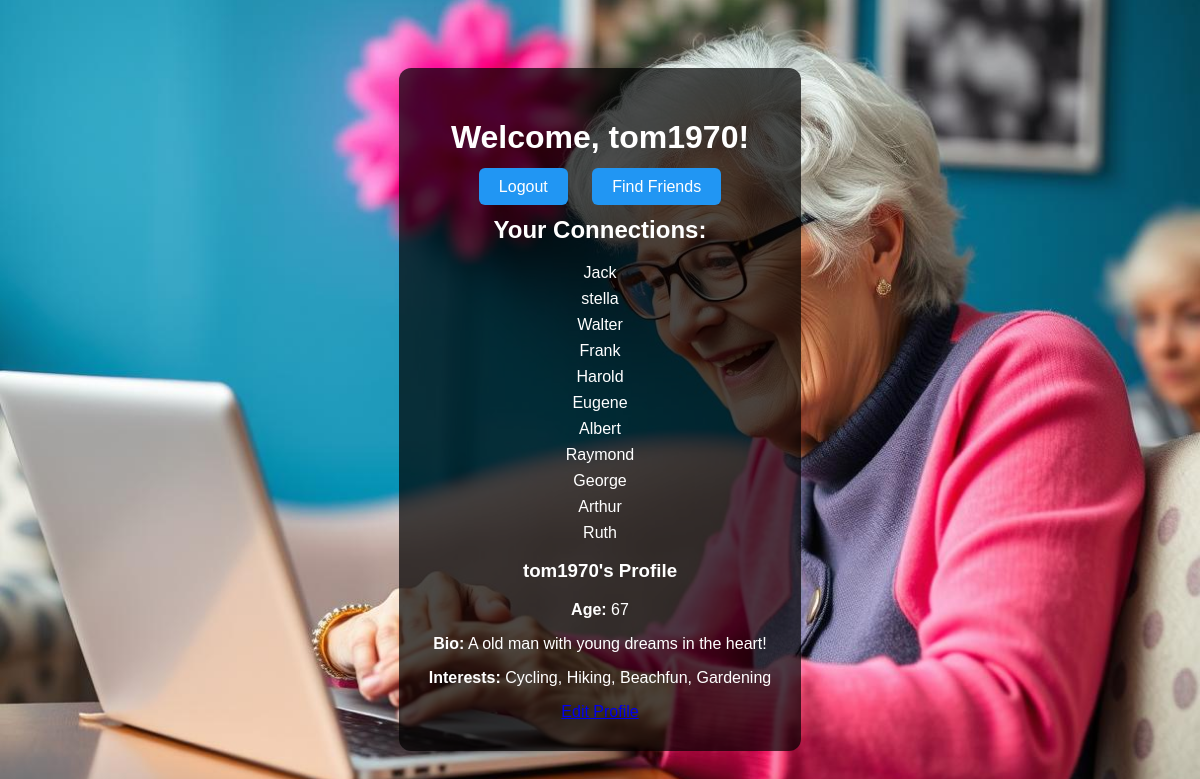
Screenshot of /profile (signed in) with the database file from the repository.
### tables this page shows
CREATE TABLE users (
                id INTEGER PRIMARY KEY AUTOINCREMENT,
                username TEXT UNIQUE NOT NULL,
                password TEXT NOT NULL
            , age INTEGER, bio TEXT, interests TEXT);

### app.py (the view)
@app.route('/profile')
@login_required
def profile():
    friends = User.get_connections(current_user.id)
    return render_template('profile.html', name=current_user.username, friends=friends)

### app.py (called while the page is built)
@login_manager.user_loader
def load_user(user_id):
    return User.get_by_id(user_id)

### models.py (called while the page is built)
    @staticmethod
    def get_by_id(user_id):
        with sqlite3.connect(DB_NAME) as conn:
            c = conn.cursor()
            c.execute("SELECT id, username, password, age, bio, interests FROM users WHERE id = ?", (user_id,))
            row = c.fetchone()
            if row:
                return User(*row)
        return None

    @staticmethod
    def get_connections(user_id):
        with sqlite3.connect(DB_NAME) as conn:
            c = conn.cursor()
            c.execute('''
                SELECT u.id, u.username, u.password
                FROM users u
                JOIN connections c ON c.friend_id = u.id
                WHERE c.user_id = ?
            ''', (user_id,))
            rows = c.fetchall()
            return [User(*row) for row in rows]

### templates/profile.html (shortened to what this page needs)
<!DOCTYPE html>
<html>
<head>
</head>
<body>
    <div class="container">
        <h1>Welcome, {{ name }}!</h1>
        <a class="button" href="{{ url_for('logout') }}">Logout</a>
        <a class="button" href="{{ url_for('users') }}">Find Friends</a>
        <h2>Your Connections:</h2>
        {% if friends %}
            <ul>
                {% for friend in friends %}
                    <li>{{ friend.username }}</li>
                {% endfor %}
            </ul>
        {% else %}
            <p>You haven't connected with anyone yet.</p>
        {% endif %}
        <h3>{{ current_user.username }}'s Profile</h3>
        <p><strong>Age:</strong> {{ current_user.age or 'Not set' }}</p>
        <p><strong>Bio:</strong> {{ current_user.bio or 'No bio provided.' }}</p>
        <p><strong>Interests:</strong> {{ current_user.interests or 'No interests listed.' }}</p>
        <a href="{{ url_for('edit_profile') }}">Edit Profile</a>
    </div>
</body>
</html>

### templates/profile.html (style rules this page uses)
body { font-family: Arial, sans-serif; background: url("/static/profile-bg.jpg") no-repeat center center fixed; background-size: cover; color: white; text-align: center; padding: 60px; }
.container { background-color: rgba(0, 0, 0, 0.7); padding: 30px; border-radius: 12px; display: inline-block; }
.button { background-color: #2196F3; color: white; padding: 10px 20px; text-decoration: none; border-radius: 6px; margin: 10px; }
ul { list-style-type: none; padding: 0; }
li { margin: 8px 0; }

### rows the page displays
users: username "tom1970", age "67", bio "A old man with young dreams in the heart!", interests "Cycling, Hiking, Beachfun, Gardening"
users: username "Jack"
users: username "stella"
users: username "Walter"
users: username "Frank"
users: username "Harold"
users: username "Eugene"
users: username "Albert"
users: username "Raymond"
users: username "George"
users: username "Arthur"
users: username "Ruth"
